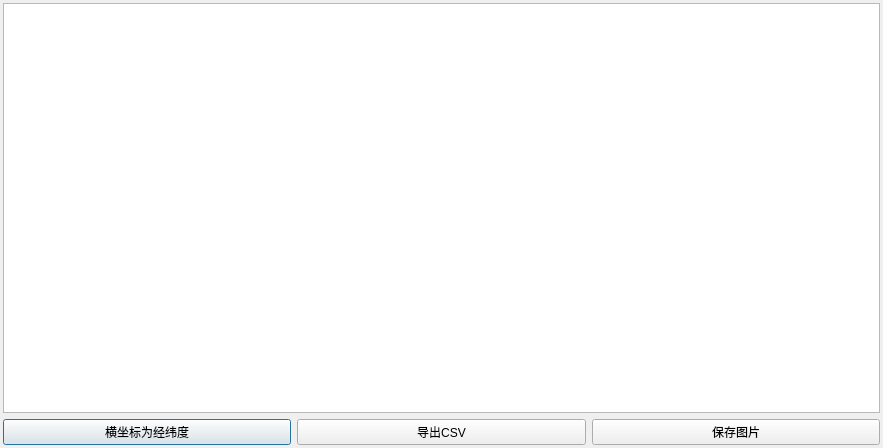
<?xml version="1.0" encoding="UTF-8"?>
<ui version="4.0">
 <class>SectionDialog</class>
 <widget class="QDialog" name="SectionDialog">
  <property name="geometry">
   <rect>
    <x>0</x>
    <y>0</y>
    <width>883</width>
    <height>448</height>
   </rect>
  </property>
  <property name="windowTitle">
   <string>Dialog</string>
  </property>
  <layout class="QGridLayout" name="gridLayout_2">
   <property name="margin">
    <number>3</number>
   </property>
   <item row="0" column="0">
    <layout class="QGridLayout" name="gridLayout">
     <item row="0" column="0">
      <widget class="QGraphicsView" name="graphicsView"/>
     </item>
     <item row="1" column="0">
      <layout class="QHBoxLayout" name="horizontalLayout">
       <item>
        <widget class="QPushButton" name="pushButton_3">
         <property name="text">
          <string>横坐标为经纬度</string>
         </property>
         <property name="checkable">
          <bool>true</bool>
         </property>
        </widget>
       </item>
       <item>
        <widget class="QPushButton" name="pushButton_2">
         <property name="text">
          <string>导出CSV</string>
         </property>
        </widget>
       </item>
       <item>
        <widget class="QPushButton" name="pushButton">
         <property name="text">
          <string>保存图片</string>
         </property>
        </widget>
       </item>
      </layout>
     </item>
    </layout>
   </item>
  </layout>
 </widget>
 <resources/>
 <connections/>
</ui>
